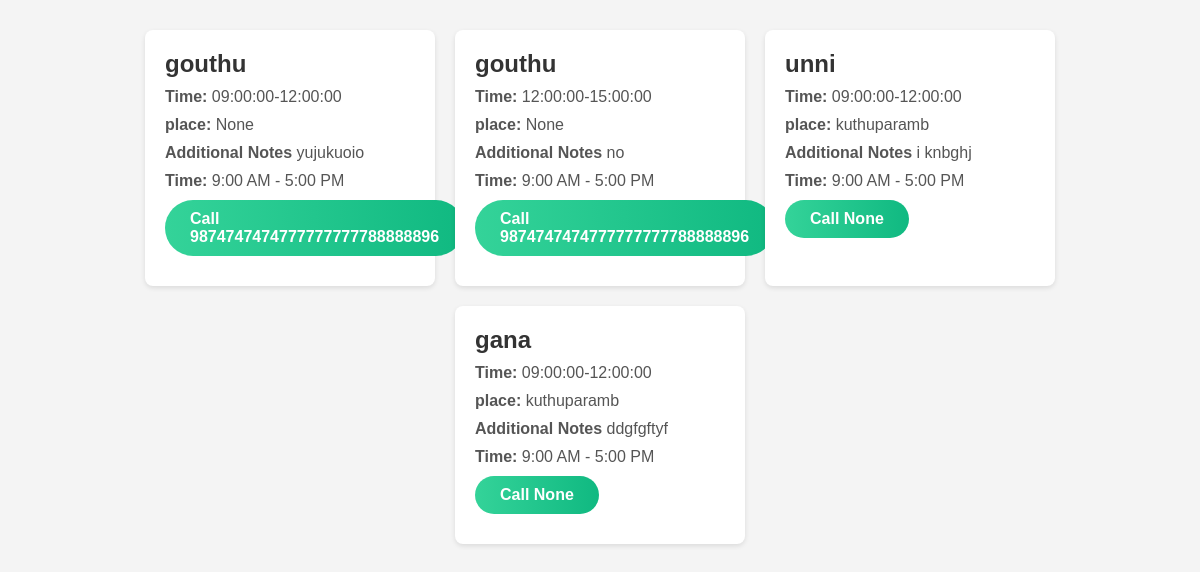
Page /worker_view/ (signed in) on the committed database.
### Bengali/models.py (models this page shows)
class BookWorker(models.Model):
    worker = models.ForeignKey('WorkersDetails', on_delete=models.CASCADE, related_name='worker_booking')
    user = models.ForeignKey('Profile', on_delete=models.CASCADE, related_name='user_booking')
    time = models.CharField(default=0, max_length=150)
    created_at=models.DateField(auto_now_add=True)
    place = models.TextField(blank=True, null=True)
    additionalnotes = models.CharField(max_length=140,null=True,blank=True)
    def __str__(self):
        return f'booking by {self.user.username} for {self.worker.profile.username} '

class Profile(AbstractUser):
    USERNAME_FIELD='email'
    REQUIRED_FIELDS=[]
    objects = CustomUserManager()
    username = models.CharField(max_length=150, blank=True, null=True)
    first_name = models.CharField(max_length=150, blank=True, null=True)
    last_name= models.CharField(max_length=150, blank=True, null=True)
    role = models.CharField(max_length=15,choices=RoleChoices.choices)
    email=models.EmailField(unique=True)
    phone=models.CharField(max_length=15, blank=True, null=True)
    age=models.IntegerField(blank=True, null=True)
    worker_approved=models.BooleanField(blank=True, null=True)
    groups = models.ManyToManyField(
        Group,
            related_name="profile_groups",  # Set unique related_name
            blank=True
        )
    user_permissions = models.ManyToManyField(
            Permission,
            related_name="profile_permissions",  # Set unique related_name
            blank=True
        )
    def __str__(self):
        return self.email

### Bengali/views.py (the view)
# urls.py: path('worker_view/', views.worker_view, name='worker_view'),
def worker_view(request):
    booking=BookWorker.objects.filter(worker__profile=request.user)
    print(booking,request.user)
    return render(request,"worker_view.html",{'booking':booking})

### templates/worker_view.html (shortened to what this page needs)
<!DOCTYPE html>
<html lang="en">
<head>
</head>
<body>
  <div class="container">
     {% for item in booking %}
    <div class="card">
      <h3>{{item.user.first_name}}</h3>
      <p><strong>Time:</strong> {{item.time}}</p>
      <p><strong>place:</strong> {{item.place}}</p>
      <p><strong>Additional Notes</strong> {{item.additionalnotes}}</p>
      <p><strong>Time:</strong> 9:00 AM - 5:00 PM</p>
      <p><strong><div class="text-center">
        <a href="tel:{{ user.phone }}" class="btn-call" style="background: linear-gradient(90deg, #34d399, #10b981); color: white; border: none; padding: 10px 25px; font-size: 1rem; border-radius: 30px; text-decoration: none; cursor: pointer; transition: background 0.3s ease, transform 0.2s ease; display: inline-block;">
            Call {{ item.user.phone }}
        </a>
    </div>
    </strong></p>
    </div>
  {% endfor %}
  </div>
</body>
</html>

### templates/worker_view.html (style rules this page uses)
body { font-family: Arial, sans-serif; background-color: #f4f4f4; margin: 0; padding: 0; }
.container { display: flex; flex-wrap: wrap; justify-content: center; padding: 20px; }
.card { background-color: #fff; width: 250px; margin: 10px; padding: 20px; border-radius: 8px; box-shadow: 0 2px 5px rgba(0, 0, 0, 0.1); transition: transform 0.3s ease-in-out; }
.card h3 { margin: 0; font-size: 1.5em; color: #333; }
.card p { margin: 10px 0; color: #555; }

### rows in the picture
BookWorker: user.first_name "gouthu", time "09:00:00-12:00:00", place "None", additionalnotes "yujukuoio", user.phone "9874747474777777777788888896"
BookWorker: user.first_name "gouthu", time "12:00:00-15:00:00", place "None", additionalnotes "no", user.phone "9874747474777777777788888896"
BookWorker: user.first_name "unni", time "09:00:00-12:00:00", place "kuthuparamb", additionalnotes "i knbghj", user.phone "None"
BookWorker: user.first_name "gana", time "09:00:00-12:00:00", place "kuthuparamb", additionalnotes "ddgfgftyf", user.phone "None"
